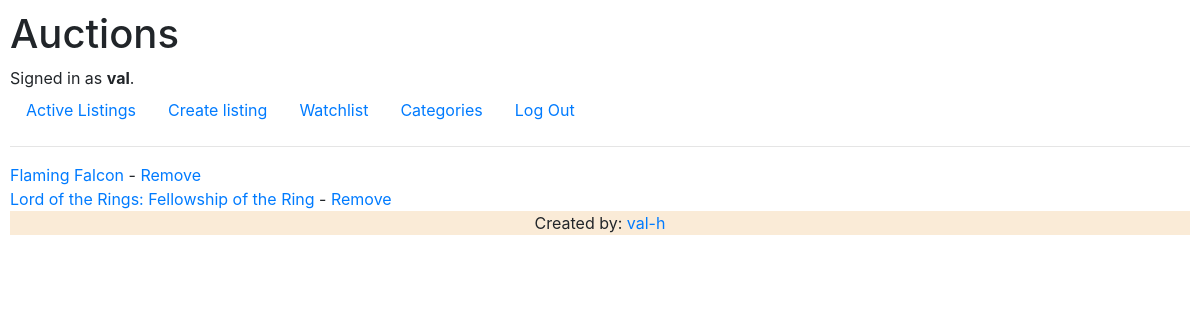
/watchlist/ (signed in), run on the app's committed database.
### auctions/models.py (models this page shows, shortened)
class User(AbstractUser):
    pass

class Listing(models.Model):
    title = models.CharField(max_length=80)
    description = models.TextField()
    owner = models.ForeignKey(User, on_delete=models.CASCADE, related_name="listings")
    date = models.DateTimeField(auto_now_add=True)
    start_price = models.DecimalField(max_digits=12, decimal_places=2)
    current_price = models.DecimalField(max_digits=12, decimal_places=2)
    active = models.BooleanField(default=True)
    winner = models.ForeignKey(User, blank=True, null=True, on_delete=models.CASCADE, related_name="auctions_won")
    image = models.ImageField(upload_to="images/", blank=True)
    category = models.ForeignKey(Category, on_delete=models.PROTECT, blank=True, related_name="listings")

### auctions/views.py (the view)
# urls.py: path("watchlist/", views.watchlist_view, name='watchlist'),
@login_required
def watchlist_view(request):
    watchlist = _get_watchlist(request.user)
    return render(request, 'auctions/watchlist.html', {
        'listings': watchlist.listings.all(),
    })

### auctions/views.py (called while the page is built)
def _get_watchlist(user):
    try:
        watchlist = user.watchlist.get(user=user)
    except:
        new_watchlist = Watchlist(user=user)
        new_watchlist.save()
        watchlist = user.watchlist.get(user=user)
    return watchlist

### auctions/templates/auctions/watchlist.html
{% extends 'auctions/layout.html' %}
{% block body %}
    {% for listing in listings %}
        <div>
            <a href="{% url 'auctions:listing' listing.id %}">{{ listing.title }}</a> -
            <a href="{% url 'auctions:remove_from_watchlist' listing.id %}">Remove</a>
        </div>
    {% empty %}
        <div>
            No listings available.
        </div>
    {% endfor %}
{% endblock %}

### auctions/templates/auctions/layout.html (shortened to what this page needs)
{% load static %}
<!DOCTYPE html>
<html lang="en">
    <head>
        <link rel="stylesheet" href="https://stackpath.bootstrapcdn.com/bootstrap/4.4.1/css/bootstrap.min.css">
        <link href="{% static 'auctions/styles.css' %}" rel="stylesheet">
    </head>
    <body>
        <h1>Auctions</h1>
        <div>
            {% if user.is_authenticated %}
                Signed in as <strong>{{ user.username }}</strong>.
            {% else %}
                Not signed in.
            {% endif %}
        </div>
        <ul class="nav">
            <li class="nav-item">
                <a class="nav-link" href="{% url 'auctions:index' %}">Active Listings</a>
            </li>
            {% if user.is_authenticated %}
            <li>
                <a class="nav-link" href="{% url 'auctions:create_listing' %}">Create listing</a>
            </li>
            <li class="nav-item">
                <a class="nav-link" href="{% url 'auctions:watchlist' %}">Watchlist</a>
            </li>
            <li class="nav-item">
                <a class="nav-link" href="{% url 'auctions:categories' %}">Categories</a>
            </li>
            <li class="nav-item">
                <a class="nav-link" href="{% url 'auctions:logout' %}">Log Out</a>
            </li>
            {% endif %}
        </ul>
        <hr>
        {% block body %}
        {% endblock %}
        <footer style="text-align: center; background-color: antiquewhite;">
            <div>Created by: <a href="https://github.com/val-h" target="_blank">val-h</a></div>
        </footer>
    </body>
</html>

### auctions/static/auctions/styles.css (style rules this page uses)
body { padding: 10px; }

### data on the page
User: username "val"
Listing: title "Flaming Falcon"
Listing: title "Lord of the Rings: Fellowship of the Ring"
